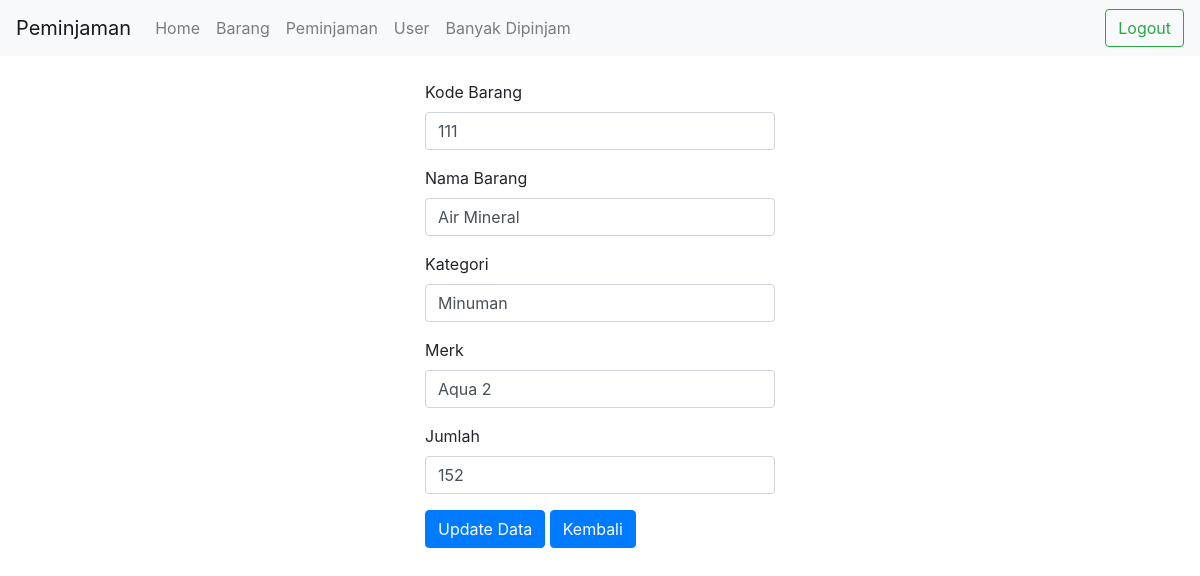
The page /edit.php?id=18 (signed in) on the database its author committed.
### tables this page shows
CREATE TABLE `barang` (
  `id` int(11) NOT NULL,
  `kode_brg` varchar(25) NOT NULL,
  `nama_brg` varchar(30) NOT NULL,
  `kategori` varchar(25) NOT NULL,
  `merk` varchar(25) NOT NULL,
  `jumlah` int(11) NOT NULL
);

### database.php (called while the page is built, shortened)
<?php
$host = "localhost";
$user = "root";
$pass = "";
$dbname = "sts";
$koneksi = mysqli_connect($host, $user, $pass, $dbname) or die("Gagal terhubung dengan database " . mysqli_error($koneksi));
function editdatabarang($tablename, $id)
{
    global $koneksi;
    $query = "SELECT * from $tablename where id = $id";
    $hasil = $koneksi->query($query);
    if ($hasil->num_rows > 0) {
        return $hasil->fetch_assoc();
    } else {
        return null;
    }
}
?>

### edit.php (the view, shortened to what this page needs)
<?php
require_once('database.php');
if (isset($_GET['id'])) {
    $id = $_GET['id'];
    $barang = editdatabarang('barang', $id);
    if ($barang) {
        ?>
        <!doctype html>
        <html lang="en">
        <head>
            <link rel="stylesheet" href="https://cdn.jsdelivr.net/npm/bootstrap@4.6.2/dist/css/bootstrap.min.css"
>
        </head>
        <body>
            <?php
            if ($_SESSION['status'] <> "login") {
                header("location:login.php?msg=belum_login");
            } else {
                require('navbar.php');
            }
            ?>
            <div class="container">
                <div class="row">
                    <div class="col-md-4">
                    </div>
                    <div class="col-md-4">
                        <form action="update_barang.php" method="post">
                            <div class="form-group">
                                <label for="kode">Kode Barang</label>
                                <input class="form-control" id="kode" name="kode_brg"
                                    value="<?php echo $barang['kode_brg']; ?>">
                            </div>
                            <div class="form-group">
                                <label for="mnama">Nama Barang</label>
                                <input class="form-control" id="mnama" name="nama_brg"
                                    value="<?php echo $barang['nama_brg']; ?>">
                            </div>
                            <div class="form-group">
                                <label for="kategori">Kategori</label>
                                <input class="form-control" id="kategori" name="kategori"
                                    value="<?php echo $barang['kategori']; ?>">
                            </div>
                            <div class="form-group">
                                <label for="merk">Merk</label>
                                <input class="form-control" id="merk" name="merk" value="<?php echo $barang['merk']; ?>">
                            </div>
                            <div class="form-group">
                                <label for="jumlah">Jumlah</label>
                                <input type="number" class="form-control" id="jumlah" name="jumlah"
                                    value="<?php echo $barang['jumlah']; ?>">
                            </div>
                            <button type="button" class="btn btn-primary" data-toggle="modal" data-target="#exampleModal">
                                Update Data
                            </button>
                             <a type="button" class="btn btn-primary" href="barang.php" name="kembali"
                                value="kembali">Kembali</a>
                        </form>
                    </div>
                </div>
            </div>
        </body>
        </html>
        <?php
    } else {
        echo "Barang tidak ditemukan.";
    }
} else {
    echo "ID Barang tidak diberikan.";
}
?>

### rows shown on the page
barang: kode_brg "111", nama_brg "Air Mineral", kategori "Minuman", merk "Aqua 2", jumlah "152"
